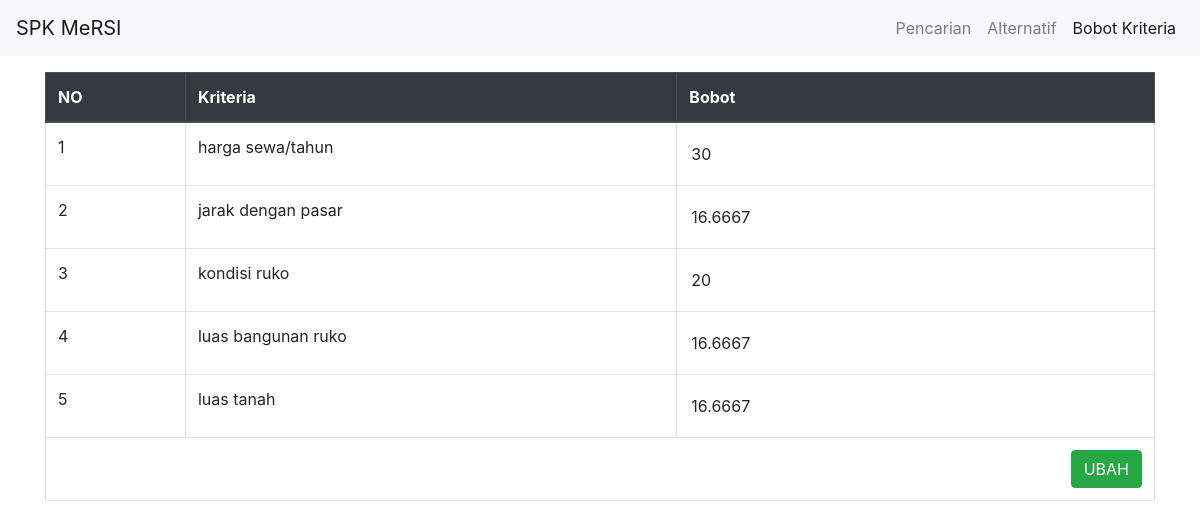
Page /bobot_kriteria.php on the committed database.
### tables this page shows
CREATE TABLE `tb_kriteria` (
  `id` int(11) NOT NULL,
  `kriteria` varchar(300) NOT NULL,
  `bobot` float NOT NULL
);

### function.php (called while the page is built, shortened)
<?php
$conn = mysqli_connect("localhost", "root", "", "db_topsis_ruko");
function tampil($query)
{
    global $conn;
    $result = mysqli_query($conn, $query);
    $nilai = [];
    while ($row = mysqli_fetch_assoc($result)) {
        $nilai[] = $row;
    }
    return $nilai;
}
    ?>

### bobot_kriteria.php (the view, shortened to what this page needs)
<?php
include "function.php";
$data = tampil("SELECT * FROM tb_kriteria");
if (isset($_POST["ubah_bobot"])) {
    update_bobot($_POST);
} else {
    ?>
    <!doctype html>
    <html lang="en">
    <head>
        <link href="asset/bootstrap/css/bootstrap.min.css" rel="stylesheet">
        <link href="asset/font-awesome/css/font-awesome.min.css" rel="stylesheet" type="text/css">
        <link rel="stylesheet" href="asset/css/style.css">
    </head>
    <body>
        <div class="container">
            <nav class="navbar navbar-expand-lg navbar-light bg-light fixed-top">
                <a class="navbar-brand" href="index.php">SPK MeRSI</a>
                <div class="collapse navbar-collapse" id="navbarNav">
                    <ul class="navbar-nav ml-auto">
                        <li class="nav-item">
                            <a class="nav-link" href="index.php">Pencarian <span class="sr-only">(current)</span></a>
                        </li>
                        <li class="nav-item">
                            <a class="nav-link" href="alternatif.php">Alternatif</a>
                        </li>
                        <li class="nav-item active">
                            <a class="nav-link" href="bobot_kriteria.php">Bobot Kriteria</a>
                        </li>
                    </ul>
                </div>
            </nav>
            <br>
            <br>
            <div class="pt-4">
                <table class="table table-bordered">
                    <thead class="thead-dark">
                        <tr>
                            <th scope="col">NO</th>
                            <th scope="col">Kriteria</th>
                            <th scope="col">Bobot</th>
                        </tr>
                    </thead>
                    <tbody>
                        <form action="" method="post">
                            <?php
                                $no = 1;
                                foreach ($data as $key) { ?>
                                <tr>
                                    <td>
                                        <?= $key["id"]; ?>
                                    </td>
                                    <td>
                                        <?= $key["kriteria"]; ?>
                                    </td>
                                    <td>
                                        <input type="number" max="100" min="1" class="form-control-plaintext" step="0.0001" name="bobot<?= $key['id'] ?>" value="<?= $key["bobot"]; ?>" autocomplete="off" id="bobot_<?= $no; ?>" required>
                                    </td>
                                </tr>
                            <?php
                                    $no++;
                                }
                                ?>
                            <tr>
                                <td colspan="3" class="text-right"><button type="submit" name="ubah_bobot" id="ubah_bobot" class="btn btn-success">UBAH</button></td>
                            </tr>
                        </form>
                    </tbody>
                </table>
            </div>
        </div>
    </body>
    </html>
<?php
}
?>

### rows in the picture
tb_kriteria: id "1", kriteria "harga sewa/tahun", bobot "30"
tb_kriteria: id "2", kriteria "jarak dengan pasar", bobot2 "16.6667"
tb_kriteria: id "3", kriteria "kondisi ruko", bobot "20"
tb_kriteria: id "4", kriteria "luas bangunan ruko", bobot "16.6667"
tb_kriteria: id "5", kriteria "luas tanah", bobot "16.6667"
